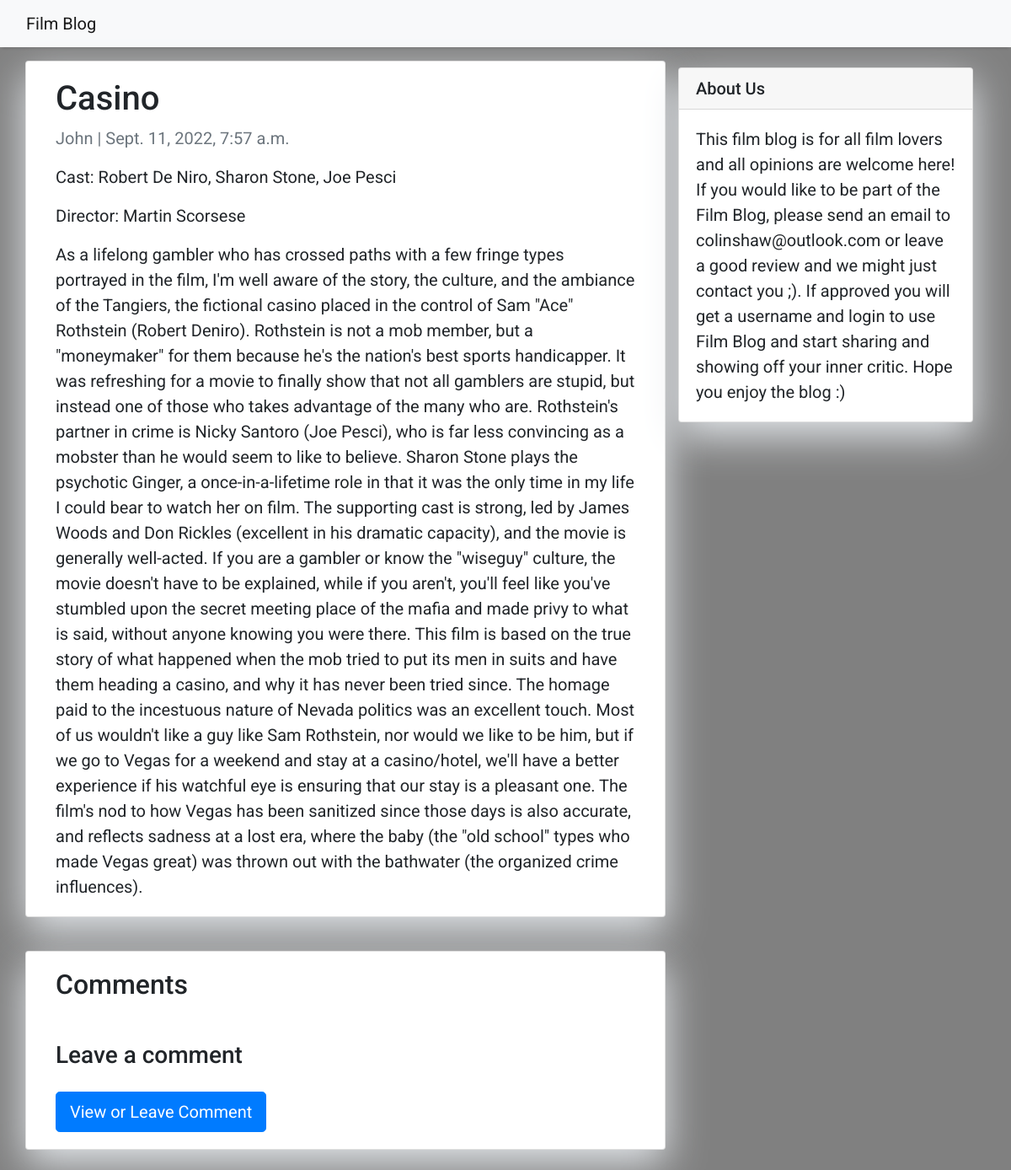
The page /casino/ on the database its author committed.
### blog/models.py (models this page shows, shortened)
class Post(models.Model):
    film_title = models.CharField(max_length=200, unique=True, null=True)
    slug = models.SlugField(max_length=200, unique=True, null=True)
    blogger = models.ForeignKey(User, on_delete=models.CASCADE, related_name='blog_posts', null=True)
    director = models.CharField(max_length=200, unique=True, null=True)
    actor = models.CharField(max_length=200, unique=True, null=True)
    updated_on = models.DateTimeField(auto_now=True, null=True)
    content = models.TextField()
    created_on = models.DateTimeField(auto_now_add=True, null=True)
    status = models.IntegerField(choices=STATUS, default=0)
    likes = models.ManyToManyField(User, related_name='blog_likes')
    class Meta:
        ordering = ['-created_on']

### blog/views.py (the view)
# urls.py: path('<slug:slug>/', views.DetailsPost.as_view(), name='details_post'),
class DetailsPost(generic.DetailView):
    model = Post
    template_name = 'details_post.html'

### blog/templates/details_post.html (shortened to what this page needs)
{% extends 'base.html' %} {% block content %}
<div class="container">
  <div class="row">
    <div class="col-md-8 card mb-4  mt-3 left  top">
      <div class="card-body">
        <h1>{% block title %} {{ object.film_title }} {% endblock title %}</h1>
        <p class=" text-muted">{{ post.blogger }} | {{ post.created_on }}</p>
        <p class="card-text ">Cast: {{ object.actor | safe }}</p>
        <p class="card-text ">Director: {{ object.director | safe }}</p>
        <p class="card-text ">{{ object.content | safe }}</p>
      </div>
    </div>
    {% block about %} {% include 'about.html' %} {% endblock about %}
    <div class="col-md-8 card mb-4  mt-3 ">
      <div class="card-body">
        <h2>{{ comments.count }} Comments </h2>
      </div>
      <div class="card-body">
        {% if new_comment %}
        <div class="alert alert-success" role="alert">
          Your comment is awaiting moderation
        </div>
        {% else %}
        <h3>Leave a comment</h3>
        <form method="post" action="comment" style="margin-top: 1.3em;">
          <button type="submit" class="btn btn-primary btn-lg">View or Leave Comment</button>
        </form>
        {% endif %}
      </div>
    </div>
  </div>
</div>
{% endblock content %}

### blog/templates/base.html (style rules this page uses)
body { font-family: "Roboto", sans-serif; font-size: 20px; background-color: #808080; }

### blog/templates/about.html (style rules this page uses)
.card { box-shadow: 0 16px 48px #E3E7EB; }

### rows shown on the page
Post: film_title "Casino", blogger "John", created_on "Sept. 11, 2022, 7:57 a.m.", actor "Robert De Niro, Sharon Stone, Joe Pesci", director "Martin Scorsese", content "As a lifelong gambler who has crossed paths with a few fringe types portrayed in the film, I'm well aware of the story, the culture, and the ambiance of the Tangiers, the fictional casino placed in the control of Sam \"Ace\" Rothstein (Robert Deniro). Rothstein is not a mob member, but a \"moneymaker\" for them because he's the nation's best sports handicapper. It was refreshing for a movie to finally show that not all gamblers are stupid, but instead one of those who takes advantage of the many who are. Rothstein's partner in crime is Nicky Santoro (Joe Pesci), who is far less convincing as a mobster than he would seem to like to believe. Sharon Stone plays the psychotic Ginger, a…"
